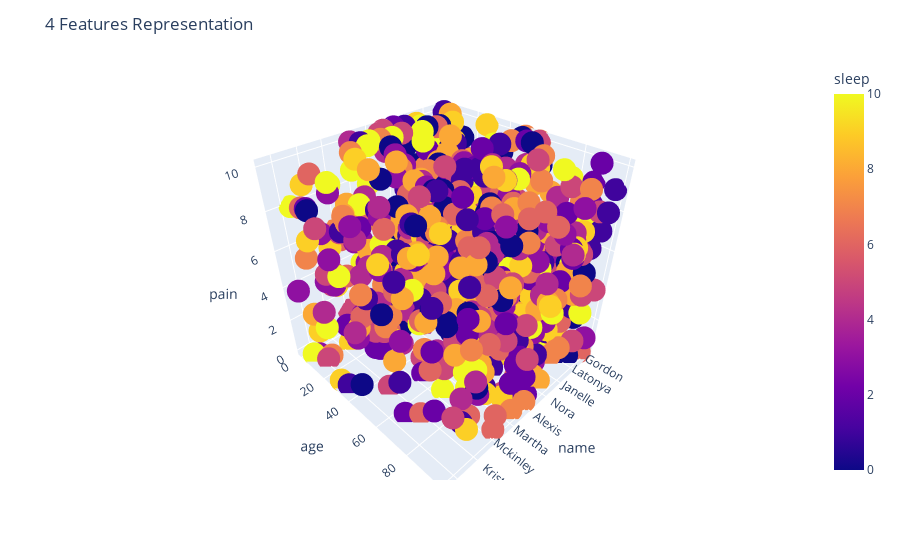

This figure's notebook cell:
### Code cell
fig1 = plot.scatter_3d(df, x="name", y="age", z="pain", color="sleep")
fig1.update_layout(title="4 Features Representation")
fig1.show()

### Figure 1 — Plotly figure (JSON) as saved in the notebook; plotly's stock layout.template omitted (floating-point values rounded to 4 significant figures; data arrays with more than 128 entries replaced by an {"elided": "..."} marker saying what was removed)
{"data": [{"hovertemplate": "name=%{x}<br>age=%{y}<br>pain=%{z}<br>sleep=%{marker.color}<extra></extra>", "legendgroup": "", "marker": {"color": {"elided": "800 int values"}, "coloraxis": "coloraxis", "symbol": "circle"}, "mode": "markers", "name": "", "scene": "scene", "showlegend": false, "type": "scatter3d", "x": {"elided": "800 str values"}, "y": {"elided": "800 int values"}, "z": {"elided": "800 int values"}}], "layout": {"coloraxis": {"colorbar": {"title": {"text": "sleep"}}, "colorscale": [[0, "#0d0887"], [0.1111, "#46039f"], [0.2222, "#7201a8"], [0.3333, "#9c179e"], [0.4444, "#bd3786"], [0.5556, "#d8576b"], [0.6667, "#ed7953"], [0.7778, "#fb9f3a"], [0.8889, "#fdca26"], [1, "#f0f921"]]}, "legend": {"tracegroupgap": 0}, "margin": {"t": 60}, "scene": {"domain": {"x": [0, 1], "y": [0, 1]}, "xaxis": {"title": {"text": "name"}}, "yaxis": {"title": {"text": "age"}}, "zaxis": {"title": {"text": "pain"}}}, "title": {"text": "4 Features Representation"}}}
